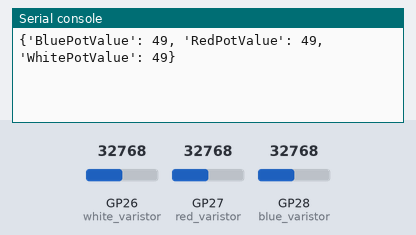
Bench run of a program on a simulated Raspberry Pi Pico running MicroPython. On the bench: the last lines printed to the serial console. The test bench sets the inputs (shaded band); at power-on: GP26 (white_varistor) = 32768, GP27 (red_varistor) = 32768, GP28 (blue_varistor) = 32768 (analog values on the 0–65535 scale).

Above: at 1.2 s.
1.3 s: GP26 (white_varistor) set to 45874
At 2.6 s:
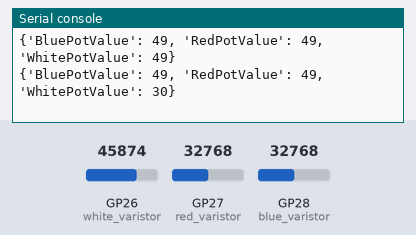
2.8 s: GP27 (red_varistor) set to 45874
At 3.8 s:
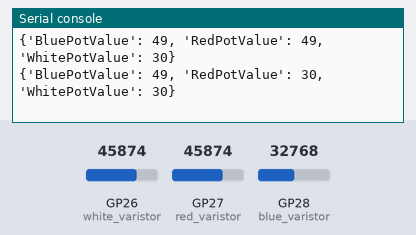
4.3 s: GP28 (blue_varistor) set to 45874
At 5.5 s:
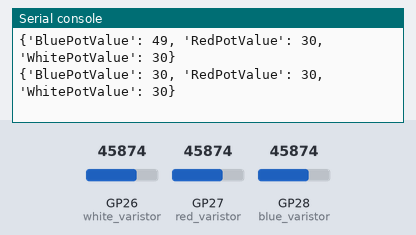
5.8 s: GP26 (white_varistor) set to 57670
At 6.3 s:
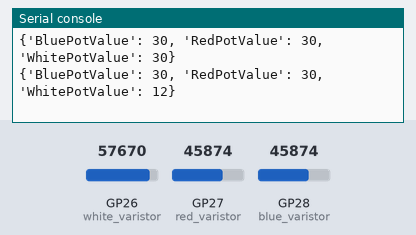
7.3 s: GP27 (red_varistor) set to 57670
At 8.6 s:
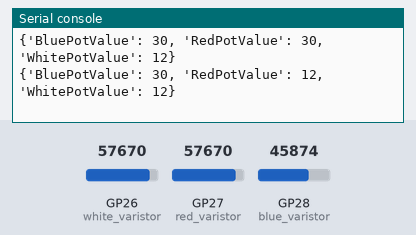
8.8 s: GP28 (blue_varistor) set to 57670
At 9.8 s:
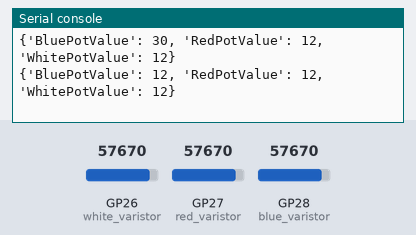
Timing chart, 0 to 11.3 s (numbered marks = the images above; inputs shaded):
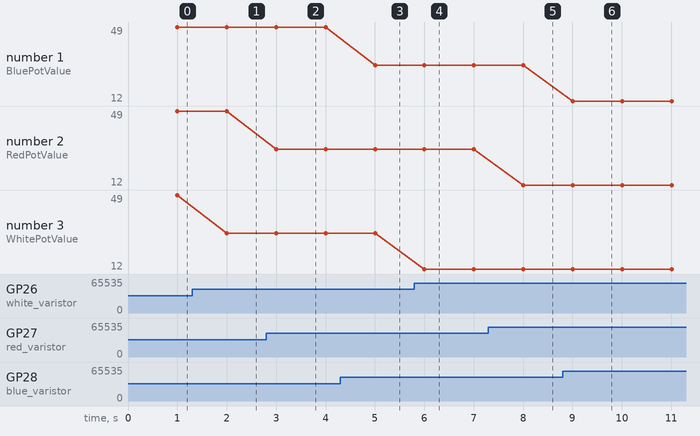

The program:

potentiometers.py
```python
from picozero import Pot # Pot is short for Potentiometer
import utime

blue_varistor = Pot(28) # Connected to pin A1 (GP_27)
red_varistor = Pot(27) # Connected to pin A1 (GP_27)
white_varistor = Pot(26) # Connected to pin A1 (GP_27)

while True:
   utime.sleep(1)
   # Read potentiometer sensor data
   blue_varistor_value = int(100 - (blue_varistor.value*100))
   red_varistor_value = int(100 - (red_varistor.value*100))
   white_varistor_value = int(100 - (white_varistor.value*100))

   json_data = {
                    "BluePotValue": blue_varistor_value,
                    "RedPotValue": red_varistor_value,
                    "WhitePotValue": white_varistor_value,
                }
   print(json_data)
```

Measured:
- after the input at 1.3 s, the serial console: prints a new line after 0.70 s (image 1)
- after the input at 2.8 s, the serial console: prints a new line after 0.20 s (image 2)
- after the input at 4.3 s, the serial console: prints a new line after 0.70 s (image 3)
- after the input at 5.8 s, the serial console: prints a new line after 0.20 s (image 4)
- after the input at 7.3 s, the serial console: prints a new line after 0.71 s (image 5)
- after the input at 8.8 s, the serial console: prints a new line after 0.21 s (image 6)
- plotted number 3: 49 → 30 after the input at 1.3 s, 30 → 12 after the input at 5.8 s
